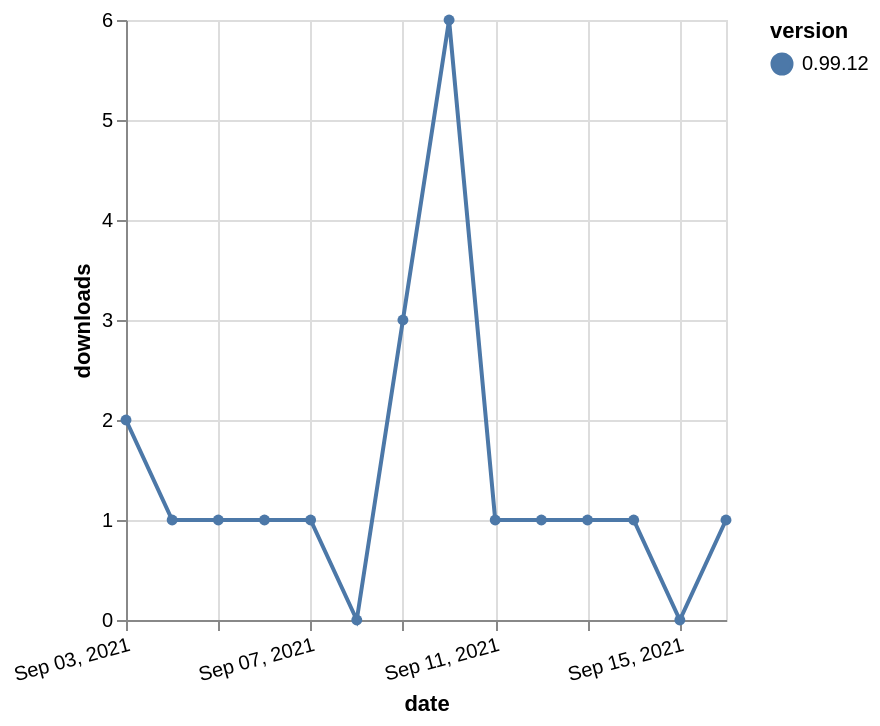

Describe this chart as a Vega-Lite specification.
### Vega-Lite specification from a JSON file in a GitHub repository (floating-point values rounded to 4 significant figures)
{"$schema": "https://vega.github.io/schema/vega-lite/v5.json", "description": "A simple bar chart with embedded data.", "data": {"values": [{"date": "2021-09-03", "total": 515, "delta": 2, "version": "0.99.12"}, {"date": "2021-09-04", "total": 516, "delta": 1, "version": "0.99.12"}, {"date": "2021-09-05", "total": 517, "delta": 1, "version": "0.99.12"}, {"date": "2021-09-06", "total": 518, "delta": 1, "version": "0.99.12"}, {"date": "2021-09-07", "total": 519, "delta": 1, "version": "0.99.12"}, {"date": "2021-09-08", "total": 519, "delta": 0, "version": "0.99.12"}, {"date": "2021-09-09", "total": 522, "delta": 3, "version": "0.99.12"}, {"date": "2021-09-10", "total": 528, "delta": 6, "version": "0.99.12"}, {"date": "2021-09-11", "total": 529, "delta": 1, "version": "0.99.12"}, {"date": "2021-09-12", "total": 530, "delta": 1, "version": "0.99.12"}, {"date": "2021-09-13", "total": 531, "delta": 1, "version": "0.99.12"}, {"date": "2021-09-14", "total": 532, "delta": 1, "version": "0.99.12"}, {"date": "2021-09-15", "total": 532, "delta": 0, "version": "0.99.12"}, {"date": "2021-09-16", "total": 533, "delta": 1, "version": "0.99.12"}]}, "width": "container", "mark": {"type": "line", "point": {"filled": true}}, "encoding": {"x": {"field": "date", "type": "temporal", "timeUnit": "yearmonthdate", "title": "date", "axis": {"labelAngle": -15}}, "y": {"field": "delta", "type": "quantitative", "title": "downloads"}, "color": {"field": "version", "type": "nominal"}, "tooltip": {"field": "delta"}}}
